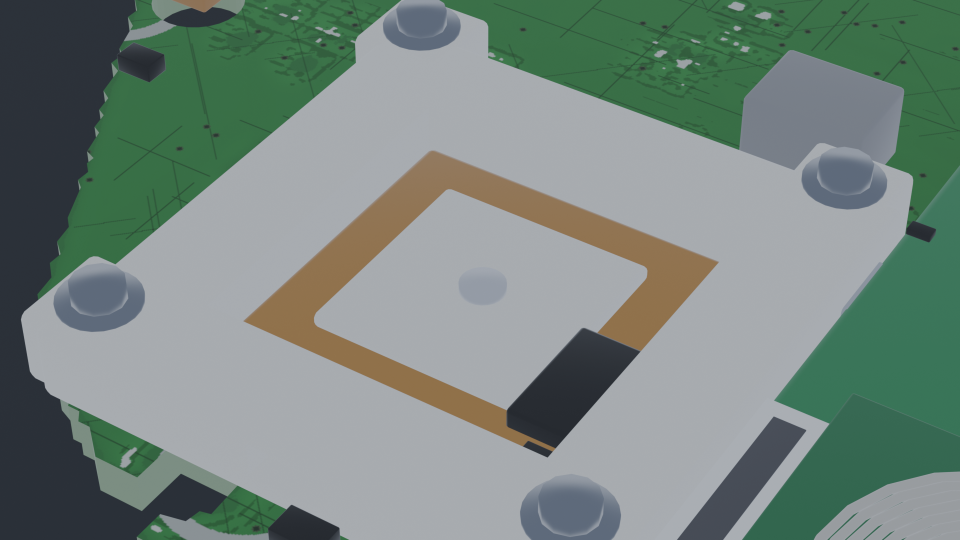
#> input picture web_presentation_v11/pcb_v3/renders_v41/07_A_closeup_gnss.png, 1920 x 1080 px, given in place of registered_a_front.png, which was not available (shown at 1/2 size)
$ python compare_module_v41.py
#> lines starting #> are read from the running program, lines starting #| are printed output that depends on the picture; after the words box and inside, x2 and y2 are one past the last pixel; in counts of white or black regions, pixels touching at a corner belong together
"""Photo-match region overlays for the A-board STEP 2/3 features.

Crops a feature rectangle out of the registered A-front photo and the
v41 top-down render (both aligned by their green board masks), writes a
reference crop, a matched render crop and a 50/50 overlay per region,
plus a contact sheet for the module review set.

Outputs into validation_v41/:
  A_<region>_reference_crop.png / A_<region>_render_match.png /
  A_<region>_overlay.png        for region in module, antenna, coil
  A_module_contact_sheet.png    six-image STEP2 review sheet

Run: .venv/bin/python scripts/compare_module_v41.py
"""
import sys
from pathlib import Path

import cv2
import numpy as np

HERE = Path(__file__).resolve().parents[1]
REG = HERE / "registration"
REN = HERE / "renders_v41"
OUT = HERE / "validation_v41"

# board-local mm rects (x_min, x_max, y_min, y_max) — measured on
# registered_a_front; each includes the feature + a small margin
REGIONS = {
    "module":   (-23.5, 20.5, 14.5, 45.5),
    "antenna":  (-35.5, -9.0, -43.5, -17.0),
    "coil":     (-12.0, 18.5, -50.5, -8.0),
}


def green_mask(img):
    hsv = cv2.cvtColor(img, cv2.COLOR_BGR2HSV)
    m = cv2.inRange(hsv, (30, 30, 15), (95, 255, 255))
    m = cv2.morphologyEx(m, cv2.MORPH_CLOSE, np.ones((7, 7), np.uint8))
    cnts, _ = cv2.findContours(m, cv2.RETR_EXTERNAL, cv2.CHAIN_APPROX_SIMPLE)
    return m, max(cnts, key=cv2.contourArea)


def crop_mm(img, board_w_mm, board_h_mm, rect_mm):
    """crop a board-local mm rect from an image whose board fills bbox."""
    _, cnt = green_mask(img)
    bx, by, bw, bh = cv2.boundingRect(cnt)
    pxmm_x, pxmm_y = bw / board_w_mm, bh / board_h_mm
    x0, x1, y0, y1 = rect_mm
    px0 = int(bx + (x0 + board_w_mm / 2) * pxmm_x)
    px1 = int(bx + (x1 + board_w_mm / 2) * pxmm_x)
    py0 = int(by + (board_h_mm / 2 - y1) * pxmm_y)
    py1 = int(by + (board_h_mm / 2 - y0) * pxmm_y)
    return img[max(0, py0):py1, max(0, px0):px1]


def contact_sheet(paths, out):
    imgs = [cv2.imread(str(p)) for p in paths]
    h = 560
    imgs = [cv2.resize(i, (int(i.shape[1] * h / i.shape[0]), h))
            for i in imgs]
    gap = np.full((h, 12, 3), 24, np.uint8)
    rows = []
    for row in (imgs[:3], imgs[3:]):
        joined = row[0]
        for im in row[1:]:
            joined = np.hstack([joined, gap, im])
        rows.append(joined)
    w = max(r.shape[1] for r in rows)
    rows = [np.hstack([r, np.full((h, w - r.shape[1], 3), 24, np.uint8)])
            for r in rows]
    sheet = np.vstack([rows[0], np.full((12, w, 3), 24, np.uint8), rows[1]])
    cv2.imwrite(str(out), sheet)


def main():
    OUT.mkdir(exist_ok=True)
    photo = cv2.imread(str(REG / "registered_a_front.png"))
#> photo is the input picture: shape (1080, 1920, 3); mean B, G, R 126.1, 133.8, 118.2
    render = cv2.imread(str(REN / "v41_topdown_a_front.png"))
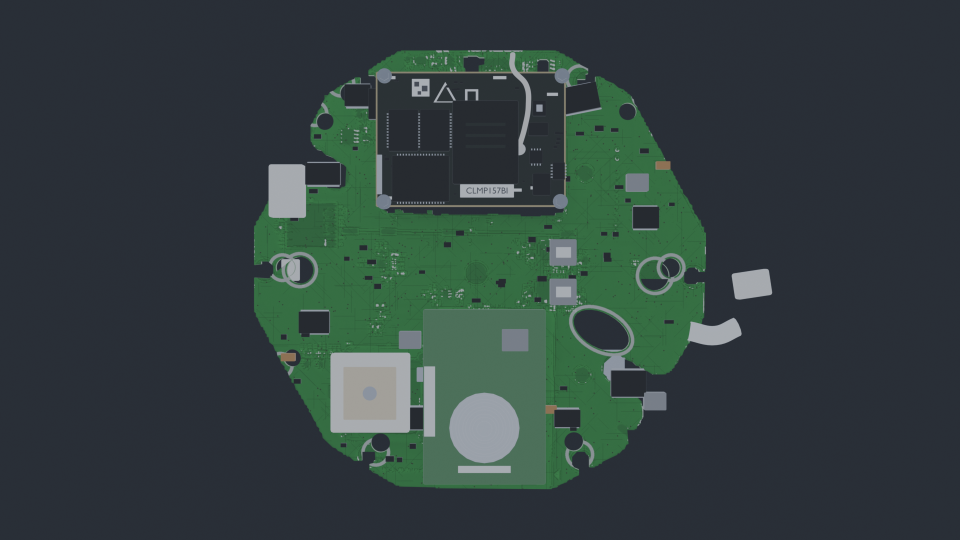
#> input picture web_presentation_v11/pcb_v3/renders_v41/v41_topdown_a_front.png, 1920 x 1080 px (shown at 1/2 size)
#> render is the input picture: shape (1080, 1920, 3); mean B, G, R 62.7, 63.8, 49.7
    if render is None:
        sys.exit("missing renders_v41/v41_topdown_a_front.png")

    for tag, rect in REGIONS.items():
        pc = crop_mm(photo, 104.0, 101.1, rect)
        rc = crop_mm(render, 104.0, 101.1, rect)
        if rc.size == 0 or pc.size == 0:
            print(f"[{tag}] empty crop — skipped")
            continue
        rc = cv2.resize(rc, (pc.shape[1], pc.shape[0]))
        overlay = cv2.addWeighted(pc, 0.5, rc, 0.5, 0)
        cv2.rectangle(overlay, (2, 2), (overlay.shape[1] - 3,
                      overlay.shape[0] - 3), (0, 255, 255), 2)
        cv2.imwrite(str(OUT / f"A_{tag}_reference_crop.png"), pc)
        cv2.imwrite(str(OUT / f"A_{tag}_render_match.png"), rc)
        cv2.imwrite(str(OUT / f"A_{tag}_overlay.png"), overlay)
        print(f"[{tag}] wrote reference/render/overlay crops")
#> this loop made 3 passes
#> pass 1, in green_mask, `m = cv2.morphologyEx(m, cv2.MORPH_CLOSE, np.ones((7, 7), np.uint8))`:
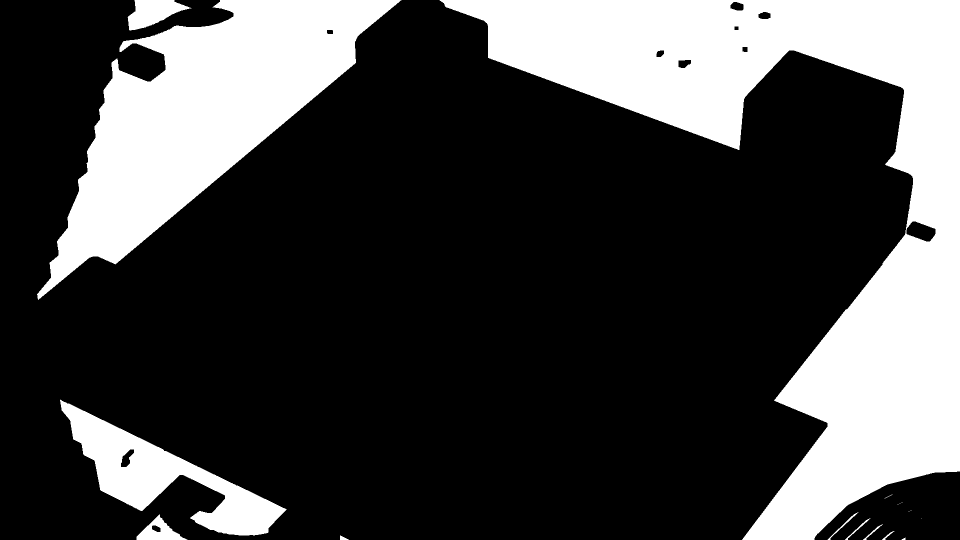
#> m: shape (1080, 1920) (shown at 1/2 size); 27.3% white; 24 white regions (13 under 20 px), largest, box (x1, y1, x2, y2) and area: (879, 0, 1920, 1080) 352219, (74, 0, 803, 600) 167588, (120, 799, 573, 1071) 37780
#> after the loop:
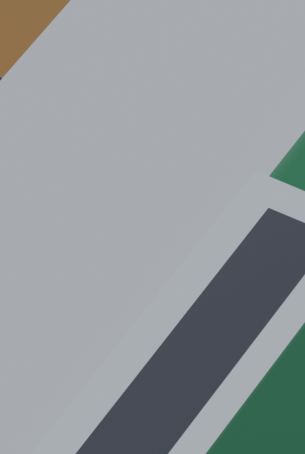
#> pc: shape (454, 305, 3); mean B, G, R 155.6, 153, 146.9

    sheet_imgs = [OUT / "A_module_reference_crop.png",
                  OUT / "A_module_render_match.png",
                  OUT / "A_module_overlay.png",
                  REN / "01_A_module_topdown.png",
                  REN / "02_A_module_3quarter.png",
                  REN / "03_A_module_closeup.png"]
    contact_sheet(sheet_imgs, OUT / "A_module_contact_sheet.png")
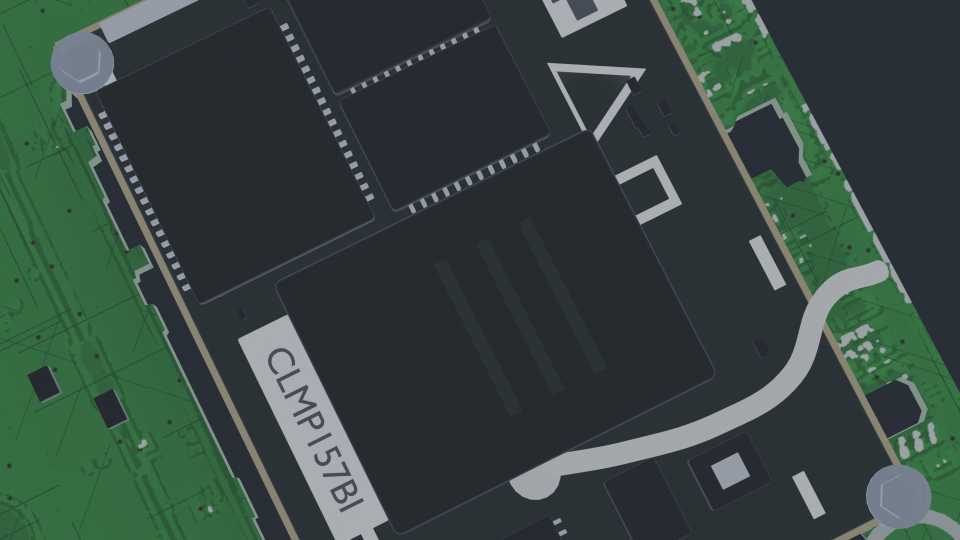
#> input picture web_presentation_v11/pcb_v3/renders_v41/01_A_module_topdown.png, 1920 x 1080 px (shown at 1/2 size)
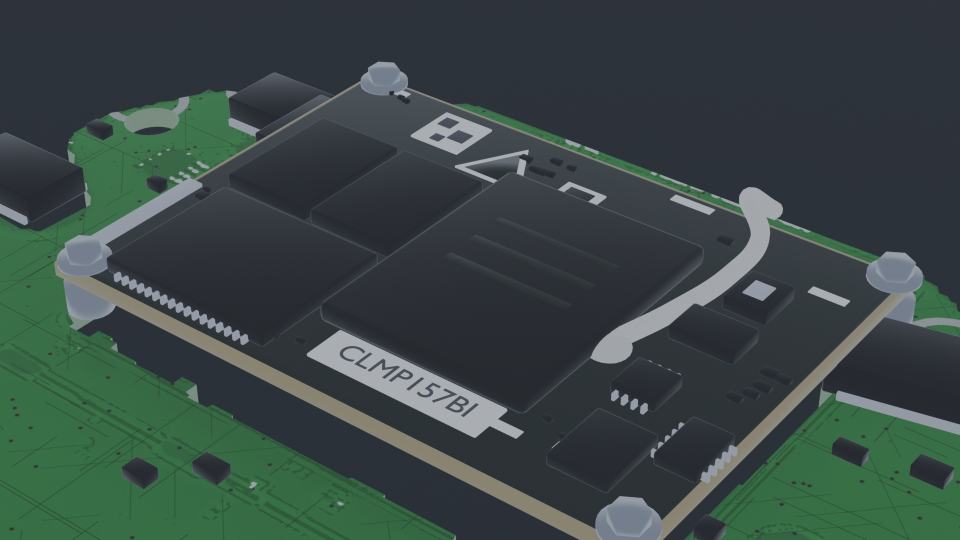
#> input picture web_presentation_v11/pcb_v3/renders_v41/02_A_module_3quarter.png, 1920 x 1080 px (shown at 1/2 size)
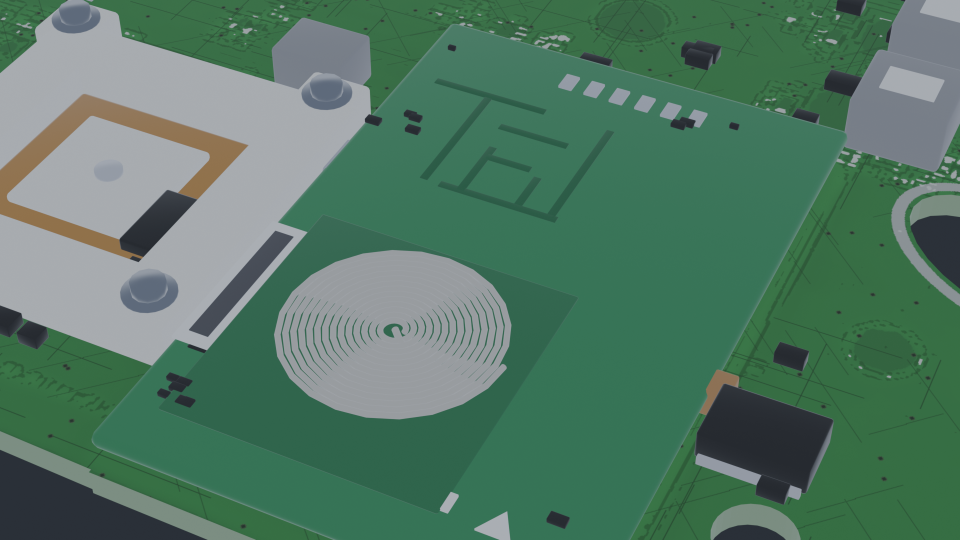
#> input picture web_presentation_v11/pcb_v3/renders_v41/08_A_closeup_coil.png, 1920 x 1080 px, given in place of 03_A_module_closeup.png, which was not available (shown at 1/2 size)
#> in contact_sheet, `imgs = [cv2.imread(str(p)) for p in paths]`: imgs = 6 items
#> the loop in contact_sheet, `for row in (imgs[:3], imgs[3:]):` made 2 passes
#> after the loop in contact_sheet, `for row in (imgs[:3], imgs[3:]):`: rows = 2 items
#> in contact_sheet, `w = max(r.shape[1] for r in rows)`: w = 3009
#> in contact_sheet, `sheet = np.vstack([rows[0], np.full((12, w, 3), 24, np.uint8), rows[1]])`:
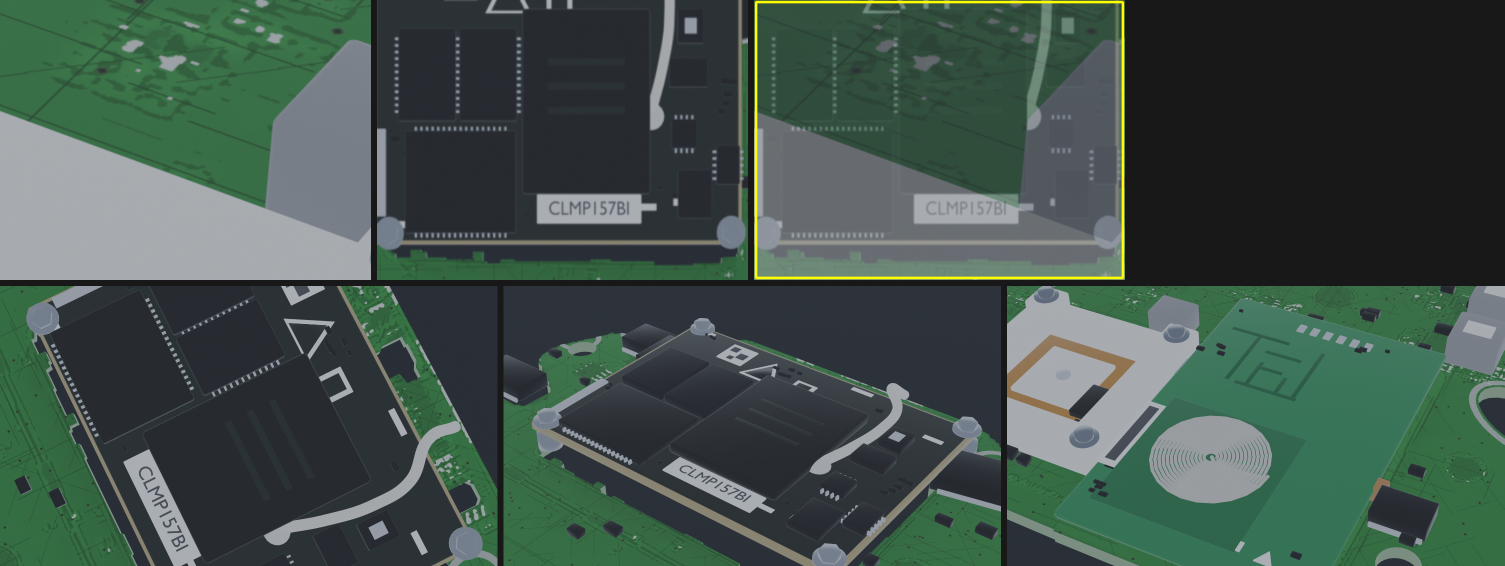
#> sheet: shape (1132, 3009, 3) (shown at 1/2 size); mean of channels 0, 1, 2 74.5, 82.6, 65.1; drawn as B, G, R
    print("[module] wrote A_module_contact_sheet.png")


if __name__ == "__main__":
    main()
